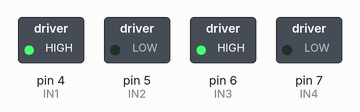
Recording of a sketch running on a simulated Arduino Uno, built with avr-gcc and run on an emulated ATmega328P. Parts: switched loads named in the sketch (green lamp = pin HIGH).

Above: at 0.5 s.
At 2.5 s:
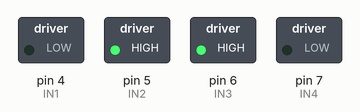
At 3.5 s:
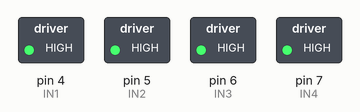
Timing chart, 0 to 4.6 s (numbered marks = the images above):
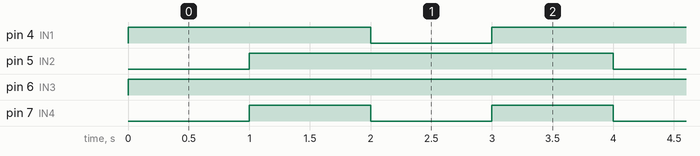

Measured:
- by itself, pin 4 (IN1): repeats every 4.0 s: LOW 1.0 s, HIGH 3.0 s
- by itself, pin 5 (IN2): alternates HIGH for 3.0 s and LOW for 1.0 s
- by itself, pin 6 (IN3): LOW → HIGH at 0.00 s
- by itself, pin 7 (IN4): alternates HIGH for 1.0 s and LOW for 1.0 s

The sketch:

coding-nya.ino
```cpp
//Subscribe AJTekno
//Driver motor Driver L298N
int IN1 = 4;
int IN2 = 5;
int IN3 = 6;
int IN4 = 7;

void setup() {
  pinMode (IN1, OUTPUT);
  pinMode (IN2, OUTPUT);
  pinMode (IN3, OUTPUT);
  pinMode (IN4, OUTPUT);
}

void loop() {
  //Motor B maju
  digitalWrite (IN1, HIGH);
  digitalWrite (IN2, LOW);
  digitalWrite (IN3, HIGH);
  digitalWrite (IN4, LOW);
  delay (1000);

  //motor B berhenti
  digitalWrite (IN1, HIGH);
  digitalWrite (IN2, HIGH);
  digitalWrite (IN3, HIGH);
  digitalWrite (IN4, HIGH);
  delay (1000);

  //motor B mundur
  digitalWrite (IN1, LOW);
  digitalWrite (IN2, HIGH);
  digitalWrite (IN3, HIGH);
  digitalWrite (IN4, LOW);
  delay (1000);


  digitalWrite (IN1, HIGH);
  digitalWrite (IN2, HIGH);
  digitalWrite (IN3, HIGH);
  digitalWrite (IN4, HIGH);
  delay (1000);

}
```
